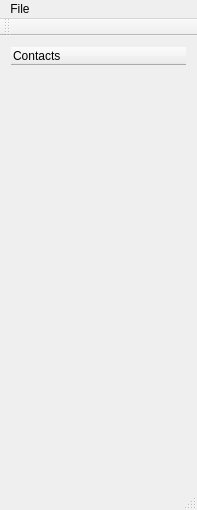
<?xml version="1.0" encoding="UTF-8"?>
<ui version="4.0">
 <class>MainWindow</class>
 <widget class="QMainWindow" name="MainWindow">
  <property name="geometry">
   <rect>
    <x>0</x>
    <y>0</y>
    <width>197</width>
    <height>510</height>
   </rect>
  </property>
  <property name="windowTitle">
   <string>MainWindow</string>
  </property>
  <widget class="QWidget" name="centralWidget">
   <layout class="QGridLayout" name="gridLayout">
    <item row="0" column="0">
     <widget class="QTreeWidget" name="treeWidgetContactList">
      <property name="palette">
       <palette>
        <active>
         <colorrole role="Base">
          <brush brushstyle="SolidPattern">
           <color alpha="0">
            <red>255</red>
            <green>255</green>
            <blue>255</blue>
           </color>
          </brush>
         </colorrole>
        </active>
        <inactive>
         <colorrole role="Base">
          <brush brushstyle="SolidPattern">
           <color alpha="0">
            <red>255</red>
            <green>255</green>
            <blue>255</blue>
           </color>
          </brush>
         </colorrole>
        </inactive>
        <disabled>
         <colorrole role="Base">
          <brush brushstyle="SolidPattern">
           <color alpha="255">
            <red>240</red>
            <green>240</green>
            <blue>240</blue>
           </color>
          </brush>
         </colorrole>
        </disabled>
       </palette>
      </property>
      <property name="font">
       <font>
        <pointsize>9</pointsize>
        <weight>50</weight>
        <italic>false</italic>
        <bold>false</bold>
       </font>
      </property>
      <property name="frameShape">
       <enum>QFrame::NoFrame</enum>
      </property>
      <property name="verticalScrollMode">
       <enum>QAbstractItemView::ScrollPerPixel</enum>
      </property>
      <column>
       <property name="text">
        <string>Contacts</string>
       </property>
      </column>
     </widget>
    </item>
   </layout>
  </widget>
  <widget class="QMenuBar" name="menuBar">
   <property name="geometry">
    <rect>
     <x>0</x>
     <y>0</y>
     <width>197</width>
     <height>21</height>
    </rect>
   </property>
   <widget class="QMenu" name="menuFile">
    <property name="title">
     <string>File</string>
    </property>
    <addaction name="actionLogout"/>
    <addaction name="actionExit"/>
   </widget>
   <addaction name="menuFile"/>
  </widget>
  <widget class="QToolBar" name="mainToolBar">
   <attribute name="toolBarArea">
    <enum>TopToolBarArea</enum>
   </attribute>
   <attribute name="toolBarBreak">
    <bool>false</bool>
   </attribute>
  </widget>
  <widget class="QStatusBar" name="statusBar"/>
  <action name="actionLogout">
   <property name="text">
    <string>Logout</string>
   </property>
  </action>
  <action name="actionExit">
   <property name="text">
    <string>Exit</string>
   </property>
  </action>
 </widget>
 <layoutdefault spacing="6" margin="11"/>
 <resources/>
 <connections/>
</ui>
